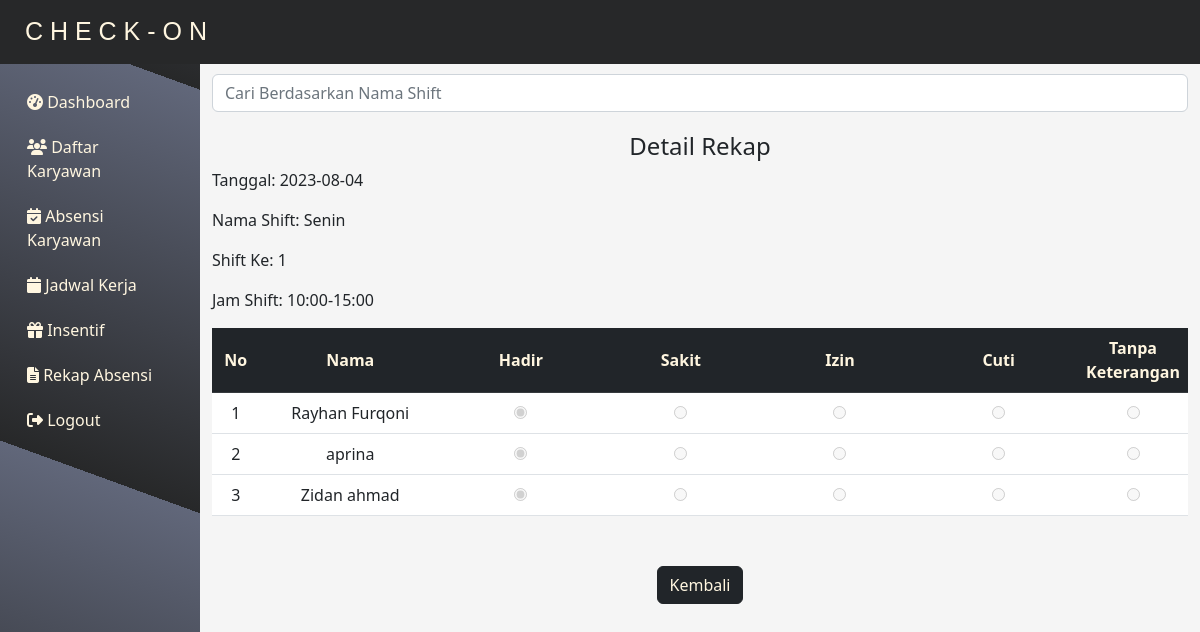
The app's page /sidebar/rekap_absen/view_rekap.php?id_jam_kerja_fix=ncWvH3YYosFQ159u (signed in) with its own data.
### tables this page shows
CREATE TABLE `rekap_absensi` (
  `id_jam_kerja_fix` varchar(50) NOT NULL,
  `nama_shift` varchar(50) NOT NULL,
  `shift_ke` int(5) NOT NULL,
  `jam_shift` varchar(50) NOT NULL,
  `tanggal` varchar(50) NOT NULL,
  `nama_karyawan` varchar(100) NOT NULL,
  `statuss` varchar(50) NOT NULL
);

### sidebar/rekap_absen/view_rekap.php (the view, shortened to what this page needs)
<?php
include "../../db_conn.php";
if (isset($_GET['id_jam_kerja_fix'])) {
    $idJamKerjaFix = $_GET['id_jam_kerja_fix'];
    $sql = "SELECT * FROM rekap_absensi WHERE id_jam_kerja_fix = '$idJamKerjaFix'";
    $result = mysqli_query($conn, $sql);
    $rows = mysqli_fetch_all($result, MYSQLI_ASSOC);
} else {
    $rows = [];
}
?>
<!DOCTYPE html>
<html lang="en">
<head>
    <link rel="stylesheet" href="https://cdn.jsdelivr.net/npm/bootstrap@5.2.3/dist/css/bootstrap.min.css">
    <link rel="stylesheet" href="https://cdnjs.cloudflare.com/ajax/libs/font-awesome/6.4.0/css/all.min.css"
 />
    <link rel="stylesheet" href="rekap.css">
</head>
<body>
    <main>
        <nav class="navbar navbar-expand-lg navbar-dark bg-dark" style="background-color: #272829 !important">
            <div class="container-fluid">
                <a class="navbar-brand" href="#"
                    style="color:#FFF6E0;font-size:25px;font-family: Arial, Helvetica, sans-serif;padding-left:13px">C H
                    E C K - O N</a>
            </div>
        </nav>
        <div class="container-fluid">
            <div class="row">
                <nav id="sidebar" class="col-md-2 bg-dark text-light py-3"
                    style="background: repeating-linear-gradient(20deg, #272829, #61677A 398px) !important">
                    <div class="sidebar-sticky">
                        <ul class="nav flex-column">
                            <li class="nav-item">
                                <a class="nav-link" href="../dashboard/dashboard.php" style="color:#FFF6E0">
                                    <i class="fas fa-tachometer-alt"></i> Dashboard
                                </a>
                            </li>
                            <li class="nav-item">
                                <a class="nav-link" href="../daftar_karyawan/daftar_karyawan.php" style="color:#FFF6E0">
                                    <i class="fas fa-users"></i> Daftar Karyawan
                                </a>
                            </li>
                            <li class="nav-item">
                                <a class="nav-link" href="../absensi_karyawan/absensi_karyawan.php"
                                    style="color:#FFF6E0">
                                    <i class="fas fa-calendar-check"></i> Absensi Karyawan
                                </a>
                            </li>
                            <li class="nav-item">
                                <a class="nav-link" href="../jadwal_kerja/jadwal_kerja.php" style="color:#FFF6E0">
                                    <i class="fas fa-calendar"></i> Jadwal Kerja
                                </a>
                            </li>
                            <li class="nav-item">
                                <a class="nav-link" href="../insentif/insentif.php" style="color:#FFF6E0">
                                    <i class="fas fa-gift"></i> Insentif
                                </a>
                            </li>
                            <li class="nav-item">
                                <a class="nav-link" href="../rekap_absen/rekap_absen.php" style="color:#FFF6E0">
                                    <i class="fas fa-file-alt"></i> Rekap Absensi
                                </a>
                            </li>
                            <li class="nav-item">
                                <a class="nav-link" href="../logout/logout.php" style="color:#FFF6E0"
                                    onclick="showLogoutAlert(event)">
                                    <i class="fas fa-sign-out-alt"></i> Logout
                                </a>
                            </li>
                        </ul>
                    </div>
                </nav>
                <main role="main" class="col-md-10 ml-sm-auto" style="background-color:whitesmoke">
                    <input type="text" class="form-control" placeholder="Cari Berdasarkan Nama Shift"
                        style="margin-top: 10px" name="search" id="searchInput">
                    <h4 style="text-align:center;;margin-top:20px">Detail Rekap</h4>
                    <?php if (count($rows) > 0) { ?>
                    <?php
                    $row = $rows[0];
                    ?>
                    <div>
                        <p>Tanggal: <?php echo $row['tanggal']; ?></p>
                        <p>Nama Shift: <?php echo $row['nama_shift']; ?></p>
                        <p>Shift Ke: <?php echo $row['shift_ke']; ?></p>
                        <p>Jam Shift: <?php echo $row['jam_shift']; ?></p>
                    </div>
                    <?php } else { ?>
                    <p>No Data Available</p>
                    <?php } ?>
                    <table class="table table-hover text-center" style="background-color:#FFFFFF" id="table-container">
                        <colgroup>
                            <col style="width: 5%">
                            <col style="width: 20%">
                            <col style="width: 17.75%">
                            <col style="width: 17.75%">
                            <col style="width: 17.75%">
                            <col style="width: 17.75%">
                        </colgroup>
                        <thead class="table-dark" style="color:#FFF6E0">
                            <tr>
                                <th scope="col">No</th>
                                <th scope="col">Nama</th>
                                <th scope="col">Hadir</th>
                                <th scope="col">Sakit</th>
                                <th scope="col">Izin</th>
                                <th scope="col">Cuti</th>
                                <th scope="col">Tanpa Keterangan</th>
                            </tr>
                        </thead>
                        <tbody>
                            <?php
                                if (count($rows) > 0) {
                                    $rowNumber = 1;
                                    foreach ($rows as $row) {
                                        $nama_karyawan = $row['nama_karyawan'];
                                        $statuss = $row['statuss'];
                            ?>
                            <tr>
                                <td><?php echo $rowNumber; ?></td>
                                <td><?php echo $nama_karyawan; ?></td>
                                <td><input type="radio" name="status_<?php echo $rowNumber; ?>" value="hadir"
                                        <?php echo ($statuss == "hadir") ? 'checked' : ''; ?>></td>
                                <td><input type="radio" name="status_<?php echo $rowNumber; ?>" value="sakit"
                                        <?php echo ($statuss == "sakit") ? 'checked' : ''; ?>></td>
                                <td><input type="radio" name="status_<?php echo $rowNumber; ?>" value="izin"
                                        <?php echo ($statuss == "izin") ? 'checked' : ''; ?>></td>
                                <td><input type="radio" name="status_<?php echo $rowNumber; ?>" value="cuti"
                                        <?php echo ($statuss == "cuti") ? 'checked' : ''; ?>></td>
                                <td><input type="radio" name="status_<?php echo $rowNumber; ?>" value="tanpa_keterangan"
                                        <?php echo ($statuss == "tanpa_keterangan") ? 'checked' : ''; ?>></td>
                            </tr>
                            <?php
                                        $rowNumber++;
                                    }
                                } else {
                            ?>
                            <tr>
                                <td colspan="7">No Data Available</td>
                            </tr>
                            <?php
                                }
                            ?>
                        </tbody>
                    </table>
                    <div class="text-center">
                        <a href="rekap_absen.php" class="btn btn-dark"
                            style="color:#FFF6E0; margin-bottom: 20px;">Kembali</a>
                    </div>
                </main>
            </div>
        </div>
    </main>
</body>
</html>

### sidebar/rekap_absen/rekap.css (style rules this page uses)
.nav-link { color: inherit; text-decoration: none; padding: 10px 15px; transition: font-size 0.2s, color 0.2s, border-bottom 0.2s; border-bottom: 1px solid transparent; }

### sidebar/rekap_absen/view_rekap.php (style rules this page uses)
th { vertical-align: middle; }
#sidebar { display: flex; flex-direction: column; height: 100vh; position: sticky; top: 0; }
#table-container { margin-bottom: 50px; }

### records on screen
rekap_absensi: tanggal "2023-08-04", nama_shift "Senin", shift_ke "1", jam_shift "10:00-15:00", nama_karyawan "Rayhan Furqoni", statuss "☑"
rekap_absensi: nama_karyawan "aprina", statuss "☑"
rekap_absensi: nama_karyawan "Zidan ahmad", statuss "☑"
